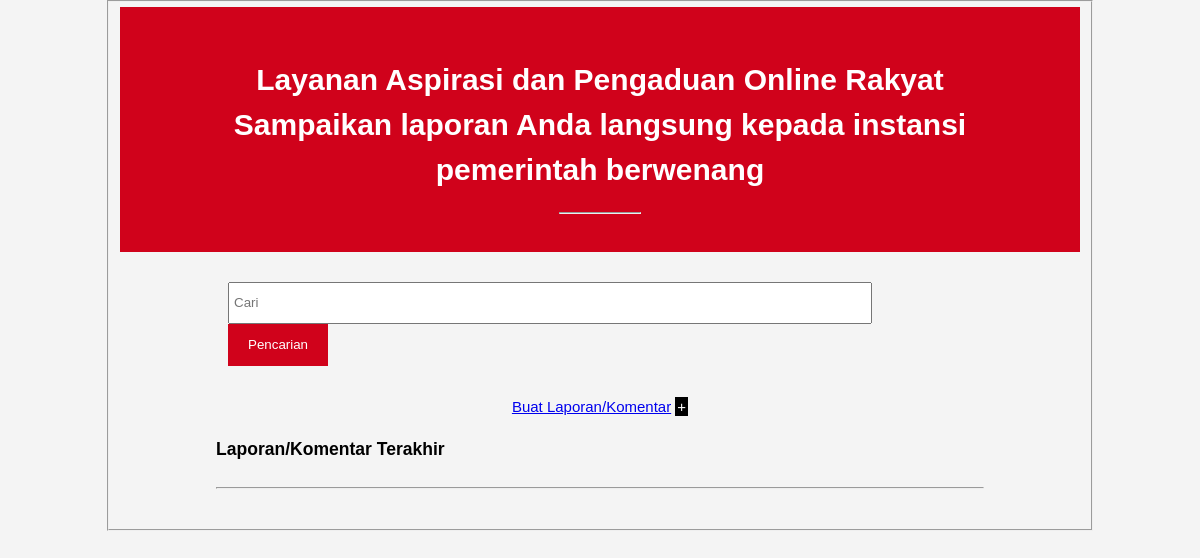
Before: / with the older database file.
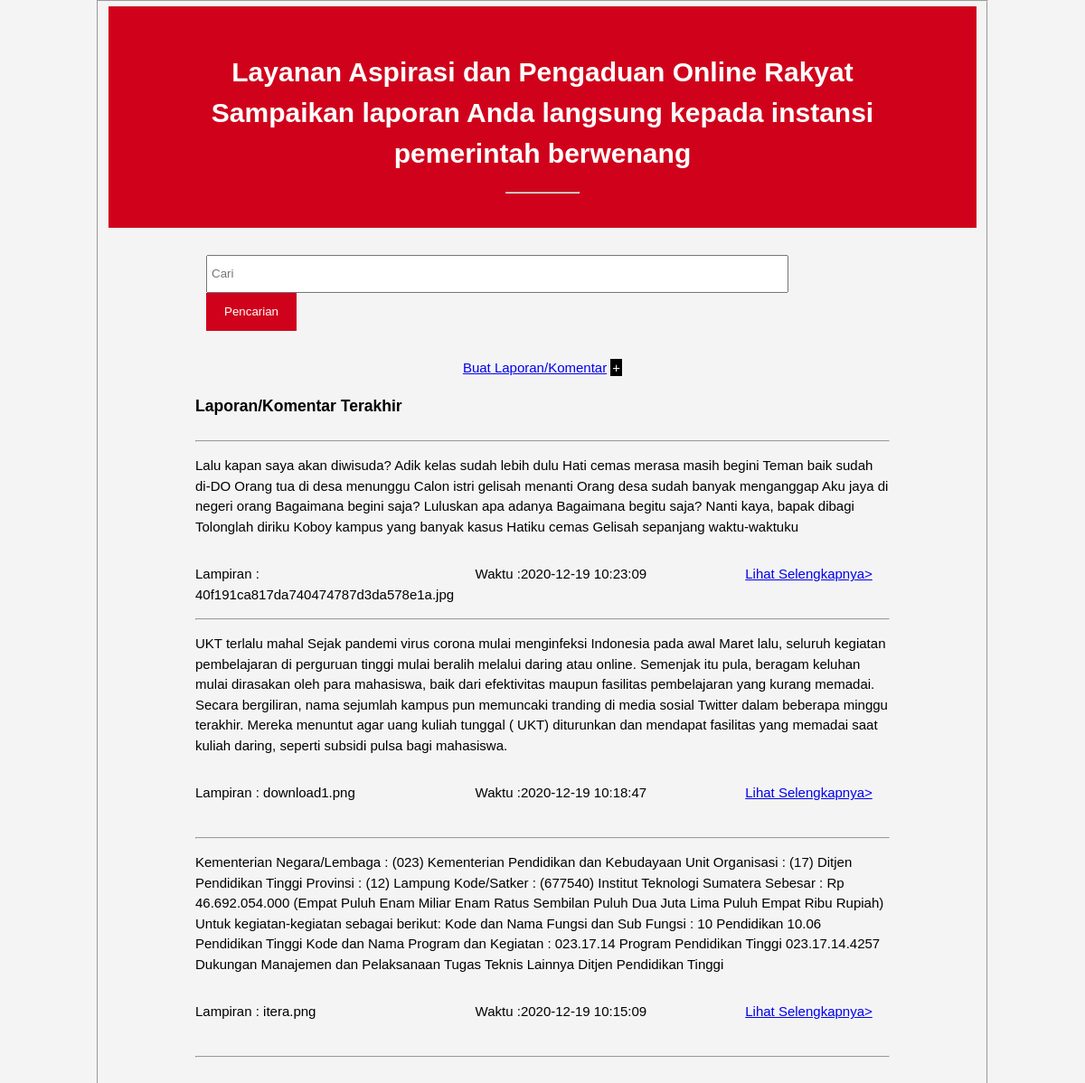
After: the same page with the newer database file.
### tables this page shows
CREATE TABLE `laporan` (
  `id` int(11) NOT NULL,
  `laporan` text NOT NULL,
  `aspek` varchar(100) NOT NULL,
  `lampiran` varchar(1000) NOT NULL,
  `ukuran_file` double NOT NULL,
  `tipe_file` varchar(20) NOT NULL,
  `waktu` datetime NOT NULL DEFAULT current_timestamp()
);

### application/controllers/control.php (called while the page is built, shortened)
<?php
class Control extends CI_Controller
{
    public function __construct()
    {
        $this->load->model("control_model");
        $this->load->helper(array('form', 'url'));
    }
    public function index()
    {
        $data['laporan'] = $this->control_model->read();
        $this->load->view("pages/homepage", $data);
    }
}

### index.php (called while the page is built, shortened)
<?php
require_once BASEPATH.'core/CodeIgniter.php';

### application/models/control_model.php (called while the page is built, shortened)
<?php defined('BASEPATH') or exit('No direct script access allowed');
class control_model extends CI_Model
{
    public function read()
    {
        $this->db->order_by('waktu', 'DESC');
        return $this->db->get('laporan')->result();
    }
}

### application/views/pages/homepage.php (the view, shortened to what this page needs)
<!DOCTYPE html>
<html lang="en">
<head>
	<link rel="stylesheet" type="text/css" media="all" href="<?php echo base_url('assets/css/homepage.css') ?>" />
</head>
<body>
	<fieldset>
		<header>
			<div class="container">
				<center>
					<h1><a href="<?php echo base_url() ?>" style="color: white; text-decoration: none;">Layanan Aspirasi
							dan Pengaduan Online Rakyat <br>
							Sampaikan laporan Anda langsung kepada instansi pemerintah berwenang</a></h1>
					<hr style="width: 80px;">
				</center>
			</div>
		</header>
		<section id="searchlaporan">
			<div class="container">
				<form action="search" method="POST">
					<input name="keyword" type="text" placeholder="Cari" />
					<button type="submit" class="button-1">Pencarian</button>
				</form>
			</div>
		</section>
		<section id="buatlaporan">
			<div class="container">
				<center>
					<a href="<?php echo base_url() . 'control/report' ?>">Buat Laporan/Komentar</a> <span
						style="font-style:bold; padding: 1px 2px;background-color: #000; color: #fff;">+</span>
				</center>
			</div>
		</section>
		<section id="laporan/komentarterakhir">
			<div class="container">
				<h3>Laporan/Komentar Terakhir</h3>
			</div>
		</section>
		<section id="boxes">
			<div class="container">
				<hr />
				<div class="box-v">
					<?php
					foreach ($laporan as $data) {
						$link = base_url('control/lihat/' . $data->id);
						echo "<p>" . $data->laporan . "</p>",
							"<div class='box-h'>",
							"<div class='lampiran'>",
							"<p>Lampiran : " . $data->lampiran . "</p>",
							"</div>",
							"</div>";
						echo "<div class='box-h'>",
							"<div class='waktu'>",
							"<p>Waktu :" . $data->waktu . "</p>",
							"</div>",
							"</div>";
						echo "<div class='box-h'>",
							"<div class='lihat'>",
							"<p><a href=" . $link . ">Lihat Selengkapnya></a></p>",
							"</div>",
							"</div>";
						echo "<br>",
							"<br>",
							"<br>",
							"<hr>";
					}
					?>
					<br>
				</div>
			</div>
		</section>
	</fieldset>
</body>
</html>

### assets/css/homepage.css (style rules this page uses)
body { font: 15px/1.5 Arial, Helvetica, sans-serif; padding: 0; margin: 0; background-color: #f4f4f4; }
fieldset, .container { width: 80%; margin: auto; overflow: hidden; }
header { background: #d0021b; color: white; padding-top: 30px; padding-bottom: 30px; min-height: 70px; }
#searchlaporan { padding: 15px; color: white; }
#searchlaporan form { margin-top: 15px; margin-bottom: 15px; }
#searchlaporan input[type="text"] { padding: 4px; height: 30px; width: 85%; }
.button-1 { height: 42px; background: #d0021b; border: 0; padding-left: 20px; padding-right: 20px; color: white; }
#boxes .container .box-h { float: left; width: 32.5%; }
#boxes .container .box-h .waktu { text-align: right; }
#boxes .container .box-h .lihat { text-align: right; }

Changed rows visible on the page:
added laporan: laporan "Lalu kapan saya akan diwisuda? Adik kelas sudah lebih dulu Hati cemas merasa masih begini Teman baik sudah di-DO Orang tua di desa menunggu Calon istri gelisah menanti Orang desa sudah banyak menganggap Aku jaya di negeri orang Bagaimana begini saja? Luluskan apa adanya Bagaimana begitu saja? Nanti kaya, bapak dibagi Tolonglah diriku Koboy kampus yang banyak kasus Hatiku cemas Gelisah sepanjang waktu-waktuku", lampiran "40f191ca817da740474787d3da578e1a.jpg", waktu "2020-12-19 10:23:09"
added laporan: laporan "UKT terlalu mahal Sejak pandemi virus corona mulai menginfeksi Indonesia pada awal Maret lalu, seluruh kegiatan pembelajaran di perguruan tinggi mulai beralih melalui daring atau online. Semenjak itu pula, beragam keluhan mulai dirasakan oleh para mahasiswa, baik dari efektivitas maupun fasilitas pembelajaran yang kurang memadai. Secara bergiliran, nama sejumlah kampus pun memuncaki tranding di media sosial Twitter dalam beberapa minggu terakhir. Mereka menuntut agar uang kuliah tunggal ( UKT) diturunkan dan mendapat fasilitas yang memadai saat kuliah daring, seperti subsidi pulsa bagi mahasiswa.", lampiran "download1.png", waktu "2020-12-19 10:18:47"
added laporan: laporan "Kementerian Negara/Lembaga : (023) Kementerian Pendidikan dan Kebudayaan Unit Organisasi : (17) Ditjen Pendidikan Tinggi Provinsi : (12) Lampung Kode/Satker : (677540) Institut Teknologi Sumatera Sebesar : Rp 46.692.054.000 (Empat Puluh Enam Miliar Enam Ratus Sembilan Puluh Dua Juta Lima Puluh Empat Ribu Rupiah) Untuk kegiatan-kegiatan sebagai berikut: Kode dan Nama Fungsi dan Sub Fungsi : 10 Pendidikan 10.06 Pendidikan Tinggi Kode dan Nama Program dan Kegiatan : 023.17.14 Program Pendidikan Tinggi 023.17.14.4257 Dukungan Manajemen dan Pelaksanaan Tugas Teknis Lainnya Ditjen Pendidikan Tinggi", lampiran "itera.png", waktu "2020-12-19 10:15:09"
